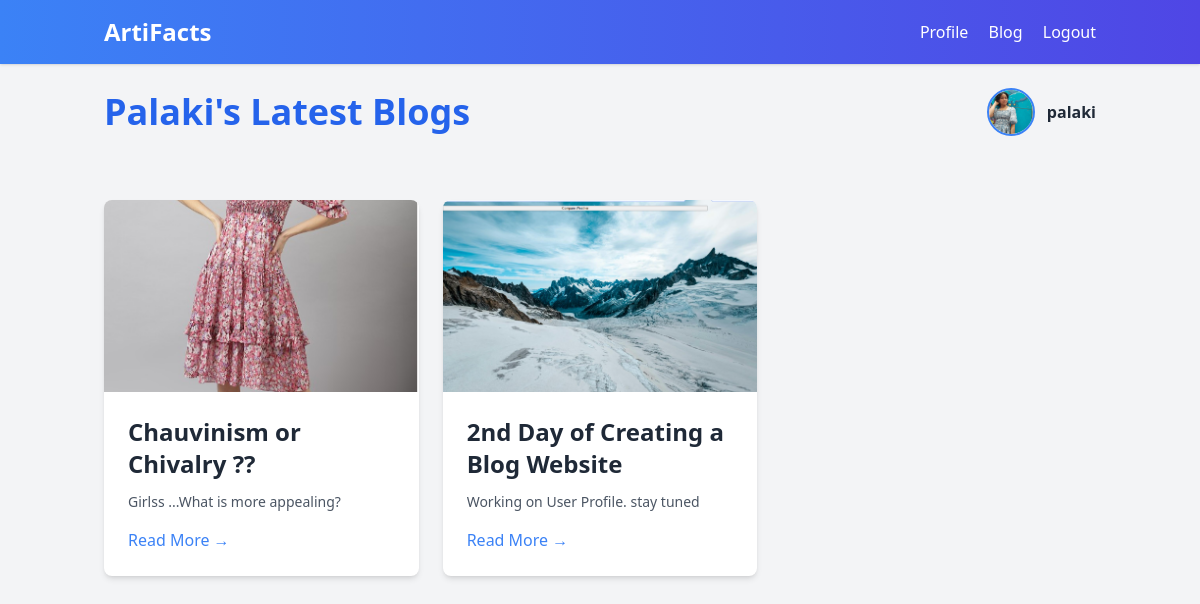
The page /your_post/ (signed in) on the database its author committed.
### user/models.py (models this page shows, shortened)
class Profile(models.Model):
    user = models.OneToOneField(User,on_delete=models.CASCADE)
    pic = models.ImageField(default='default.png',upload_to=get_pic_path,validators=[FileExtensionValidator(['png','jpg','jpeg','webp'])])
    bio = models.TextField(blank=True,null=True)

### myBlog/models.py (models this page shows, shortened)
class UserPost(models.Model):
    title = models.CharField(max_length=150,null=False)
    content = models.TextField()
    author = models.ForeignKey(User,on_delete=models.CASCADE)
    created_at = models.DateTimeField(auto_now_add=True)
    image = models.ImageField(upload_to=get_image_path )
    class Meta:
        ordering = ('-created_at',)

### myBlog/views.py (the view)
# urls.py: path('your_post/',views.your_post,name="your_post"),
@login_required
def your_post(request):
    blog = UserPost.objects.filter(author = request.user)
    context = {
        'blog':blog
    }
    return render(request,'your_post.html',context)

### myBlog/templates/your_post.html (shortened to what this page needs)
{% extends 'base.html' %}
{% load static %}
{% load crispy_forms_tags %}
{% block content %}
<!DOCTYPE html>
<html lang="en">
<head>
    <script src="https://cdn.tailwindcss.com"></script>
</head>
<body class="bg-gray-100 text-gray-900">
    <div class="container mx-auto py-6 px-4 flex items-center justify-between">
        <h1 class="text-4xl font-bold text-blue-600">{{ user.username|title }}'s Latest Blogs</h1>
        <a href="{% url 'profile' %}" class="flex items-center space-x-3 hover:opacity-90">
            {% if user.profile.pic %}
                <img src="{{ user.profile.pic.url }}" alt="{{ user.username }}"
                     class="w-12 h-12 rounded-full border-2 border-blue-500 object-cover">
            {% else %}
                <div class="w-12 h-12 flex items-center justify-center rounded-full bg-blue-500 text-white font-semibold text-lg">
                    {{ user.username|slice:":1"|upper }}
                </div>
            {% endif %}
            <span class="text-gray-800 font-semibold">{{ user.username }}</span>
        </a>
    </div>
    <div class="container mx-auto py-10 px-4">
        <div class="grid grid-cols-1 sm:grid-cols-2 lg:grid-cols-3 gap-6">
            {% for blogs in blog %}
            <div class="bg-white rounded-lg shadow-md hover:shadow-lg transition-shadow duration-300">
                <div class="overflow-hidden rounded-t-lg">
                    <img src="{{ blogs.image.url }}" alt="{{ blogs.title }}" class="w-full h-48 object-cover transition-transform duration-300 hover:scale-105">
                </div>
                <div class="p-6">
                    <h2 class="text-2xl font-semibold mb-3 text-gray-800 hover:text-blue-600 transition-colors">
                        {{ blogs.title }}
                    </h2>
                    <p class="text-gray-600 text-sm line-clamp-3">
                        {{ blogs.content }}
                    </p>
                    <a href="{%  url 'post_view' blogs.id %}" class="inline-block mt-4 text-blue-500 font-medium hover:underline">
                        Read More →
                    </a>
                </div>
            </div>
            {% endfor %}
        </div>
    </div>
</body>
</html>
{% endblock %}

### rows shown on the page
UserPost: image (picture), title "Chauvinism or Chivalry ??", content "Girlss ...What is more appealing?"
UserPost: image (picture), title "2nd Day of Creating a Blog Website", content "Working on User Profile. stay tuned"

### other values the page prints
{{ user.username|title }} "Palaki"
{{ user.username }} "palaki"
